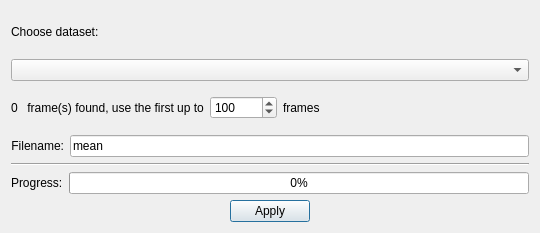
<?xml version="1.0" encoding="UTF-8"?>
<ui version="4.0">
 <class>Dialog</class>
 <widget class="QDialog" name="Dialog">
  <property name="geometry">
   <rect>
    <x>0</x>
    <y>0</y>
    <width>540</width>
    <height>233</height>
   </rect>
  </property>
  <property name="windowTitle">
   <string>Calculate Mean/Sigma</string>
  </property>
  <layout class="QVBoxLayout" name="verticalLayout">
   <item>
    <layout class="QHBoxLayout" name="horizontalLayout">
     <item>
      <widget class="QLabel" name="label">
       <property name="text">
        <string>Choose dataset:</string>
       </property>
      </widget>
     </item>
     <item>
      <spacer name="horizontalSpacer">
       <property name="orientation">
        <enum>Qt::Horizontal</enum>
       </property>
       <property name="sizeHint" stdset="0">
        <size>
         <width>40</width>
         <height>20</height>
        </size>
       </property>
      </spacer>
     </item>
    </layout>
   </item>
   <item>
    <widget class="QComboBox" name="datasetComboBox"/>
   </item>
   <item>
    <layout class="QHBoxLayout" name="horizontalLayout_2">
     <item>
      <widget class="QLabel" name="totalFrameLabel">
       <property name="text">
        <string>0</string>
       </property>
      </widget>
     </item>
     <item>
      <widget class="QLabel" name="label_2">
       <property name="text">
        <string> frame(s) found, use the first up to</string>
       </property>
      </widget>
     </item>
     <item>
      <widget class="QSpinBox" name="usedFrameBox">
       <property name="maximum">
        <number>999999</number>
       </property>
       <property name="value">
        <number>100</number>
       </property>
      </widget>
     </item>
     <item>
      <widget class="QLabel" name="label_4">
       <property name="text">
        <string>frames</string>
       </property>
      </widget>
     </item>
     <item>
      <spacer name="horizontalSpacer_3">
       <property name="orientation">
        <enum>Qt::Horizontal</enum>
       </property>
       <property name="sizeHint" stdset="0">
        <size>
         <width>40</width>
         <height>20</height>
        </size>
       </property>
      </spacer>
     </item>
    </layout>
   </item>
   <item>
    <layout class="QGridLayout" name="gridLayout" columnstretch="0,0">
     <item row="0" column="1">
      <widget class="QLineEdit" name="prefixLine">
       <property name="text">
        <string>mean</string>
       </property>
      </widget>
     </item>
     <item row="0" column="0">
      <widget class="QLabel" name="label_5">
       <property name="text">
        <string>Filename:</string>
       </property>
       <property name="alignment">
        <set>Qt::AlignRight|Qt::AlignTrailing|Qt::AlignVCenter</set>
       </property>
      </widget>
     </item>
    </layout>
   </item>
   <item>
    <widget class="Line" name="line">
     <property name="orientation">
      <enum>Qt::Horizontal</enum>
     </property>
    </widget>
   </item>
   <item>
    <layout class="QHBoxLayout" name="horizontalLayout_3">
     <item>
      <widget class="QLabel" name="label_3">
       <property name="text">
        <string>Progress:</string>
       </property>
      </widget>
     </item>
     <item>
      <widget class="QProgressBar" name="progressBar">
       <property name="value">
        <number>0</number>
       </property>
      </widget>
     </item>
    </layout>
   </item>
   <item>
    <widget class="QDialogButtonBox" name="applyButton">
     <property name="focusPolicy">
      <enum>Qt::TabFocus</enum>
     </property>
     <property name="orientation">
      <enum>Qt::Horizontal</enum>
     </property>
     <property name="standardButtons">
      <set>QDialogButtonBox::Apply</set>
     </property>
     <property name="centerButtons">
      <bool>true</bool>
     </property>
    </widget>
   </item>
  </layout>
 </widget>
 <resources/>
 <connections>
  <connection>
   <sender>applyButton</sender>
   <signal>accepted()</signal>
   <receiver>Dialog</receiver>
   <slot>accept()</slot>
   <hints>
    <hint type="sourcelabel">
     <x>248</x>
     <y>254</y>
    </hint>
    <hint type="destinationlabel">
     <x>157</x>
     <y>274</y>
    </hint>
   </hints>
  </connection>
  <connection>
   <sender>applyButton</sender>
   <signal>rejected()</signal>
   <receiver>Dialog</receiver>
   <slot>reject()</slot>
   <hints>
    <hint type="sourcelabel">
     <x>316</x>
     <y>260</y>
    </hint>
    <hint type="destinationlabel">
     <x>286</x>
     <y>274</y>
    </hint>
   </hints>
  </connection>
 </connections>
</ui>
